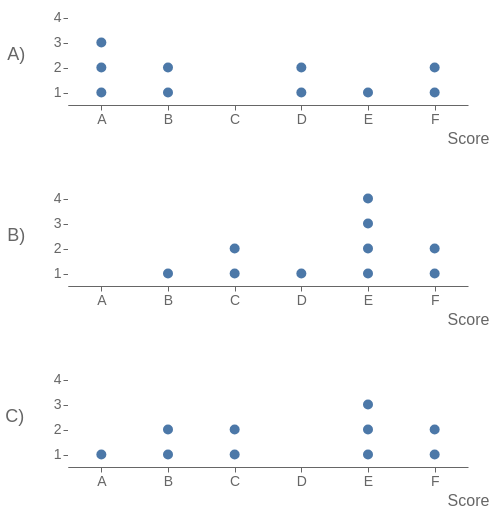

Vega-Lite specification stored for this chart:
### Vega-Lite specification from a JSON file in a GitHub repository (floating-point values rounded to 4 significant figures)
{"config": {"text": {"color": "#666", "fontSize": 14}, "title": {"font": "Arial, sans-serif", "anchor": "start", "titleFontWeight": "bold", "labelFontWeight": "normal", "fontSize": 30, "titleFontSize": 14, "labelFontSize": 14, "color": "#333", "titleColor": "#333", "labelColor": "#666", "tickColor": "#666", "domainColor": "#666", "subtitleColor": "#666", "subtitleFontSize": 14}, "header": {"titleFontSize": 18, "labelFontSize": 18, "color": "#666", "titleColor": "#666", "labelColor": "#666", "fontWeight": "normal", "titleFontWeight": "normal", "labelFontWeight": "normal"}, "view": {"height": 800, "width": 800, "strokeWidth": 0, "fill": "white"}, "axis": {"domain": true, "domainColor": "#666", "domainWidth": 1, "gridWidth": 1, "labelAngle": 0, "tickSize": 5, "gridCap": "round", "gridDash": [2, 4], "fontWeight": "normal", "titleFontWeight": "normal", "labelFontWeight": "normal", "fontSize": 30, "titleFontSize": 16, "labelFontSize": 14, "color": "#666", "titleColor": "#666", "labelColor": "#666", "tickColor": "#666"}, "axisX": {"titleAnchor": "end", "titleAlign": "center"}, "axisY": {"titleAnchor": "end", "titleAngle": 0, "titleAlign": "center", "titleY": -15, "titleX": 0}, "legend": {"fontWeight": "normal", "titleFontWeight": "normal", "labelFontWeight": "normal", "fontSize": 30, "titleFontSize": 16, "labelFontSize": 14, "color": "#666", "titleColor": "#666", "labelColor": "#666", "tickColor": "#666", "domainColor": "#666"}}, "data": {"name": "data-dc82db369d5013008939e76475aaeab1"}, "mark": {"type": "circle", "opacity": 1, "size": 100}, "encoding": {"row": {"field": "z", "header": {"labelAngle": 0}, "spacing": 40, "title": null, "type": "nominal"}, "x": {"field": "score", "scale": {"domain": ["A", "B", "C", "D", "E", "F"]}, "title": "Score", "type": "nominal"}, "y": {"field": "id", "sort": "descending", "title": null, "type": "nominal"}}, "height": 100, "resolve": {"scale": {"x": "independent"}}, "transform": [{"window": [{"op": "rank", "field": "", "as": "id"}], "groupby": ["score", "z"]}], "width": 400, "$schema": "https://vega.github.io/schema/vega-lite/v5.20.1.json", "datasets": {"data-dc82db369d5013008939e76475aaeab1": [{"name": "Pasquale Carstens", "score": "F", "z": "A)"}, {"name": "Oda Hipp", "score": "D", "z": "A)"}, {"name": "Emilie Bier", "score": "E", "z": "A)"}, {"name": "Birger Geier", "score": "A", "z": "A)"}, {"name": "Dieter Adam", "score": "B", "z": "A)"}, {"name": "Helene Fehr", "score": "D", "z": "A)"}, {"name": "Hanne-Lore Lauer", "score": "F", "z": "A)"}, {"name": "Hasan Blümel", "score": "A", "z": "A)"}, {"name": "Friedhold Stapf", "score": "A", "z": "A)"}, {"name": "Götz Krenz", "score": "B", "z": "A)"}, {"name": "Magdalena Sperber", "score": "E", "z": "B)"}, {"name": "Marlis Hackbarth", "score": "F", "z": "B)"}, {"name": "Friedo Mundt", "score": "E", "z": "B)"}, {"name": "Agathe Hildebrand", "score": "B", "z": "B)"}, {"name": "Siegbert Schnur", "score": "C", "z": "B)"}, {"name": "Corinna Kemper", "score": "E", "z": "B)"}, {"name": "Mark Kalb", "score": "F", "z": "B)"}, {"name": "Marija Rüdiger", "score": "C", "z": "B)"}, {"name": "Antonius Langguth", "score": "E", "z": "B)"}, {"name": "Hauke Reetz", "score": "D", "z": "B)"}, {"name": "Telse Hennig", "score": "E", "z": "C)"}, {"name": "Luzie Feller", "score": "C", "z": "C)"}, {"name": "Notburga Raabe", "score": "E", "z": "C)"}, {"name": "Friedhelm Wilkens", "score": "F", "z": "C)"}, {"name": "Trude Heidrich", "score": "C", "z": "C)"}, {"name": "Fritz Hirschmann", "score": "E", "z": "C)"}, {"name": "Dunja Haak", "score": "B", "z": "C)"}, {"name": "Betina Hohmann", "score": "B", "z": "C)"}, {"name": "Carlo Wollmann", "score": "A", "z": "C)"}, {"name": "Hans-Günther Stricker", "score": "F", "z": "C)"}]}}
